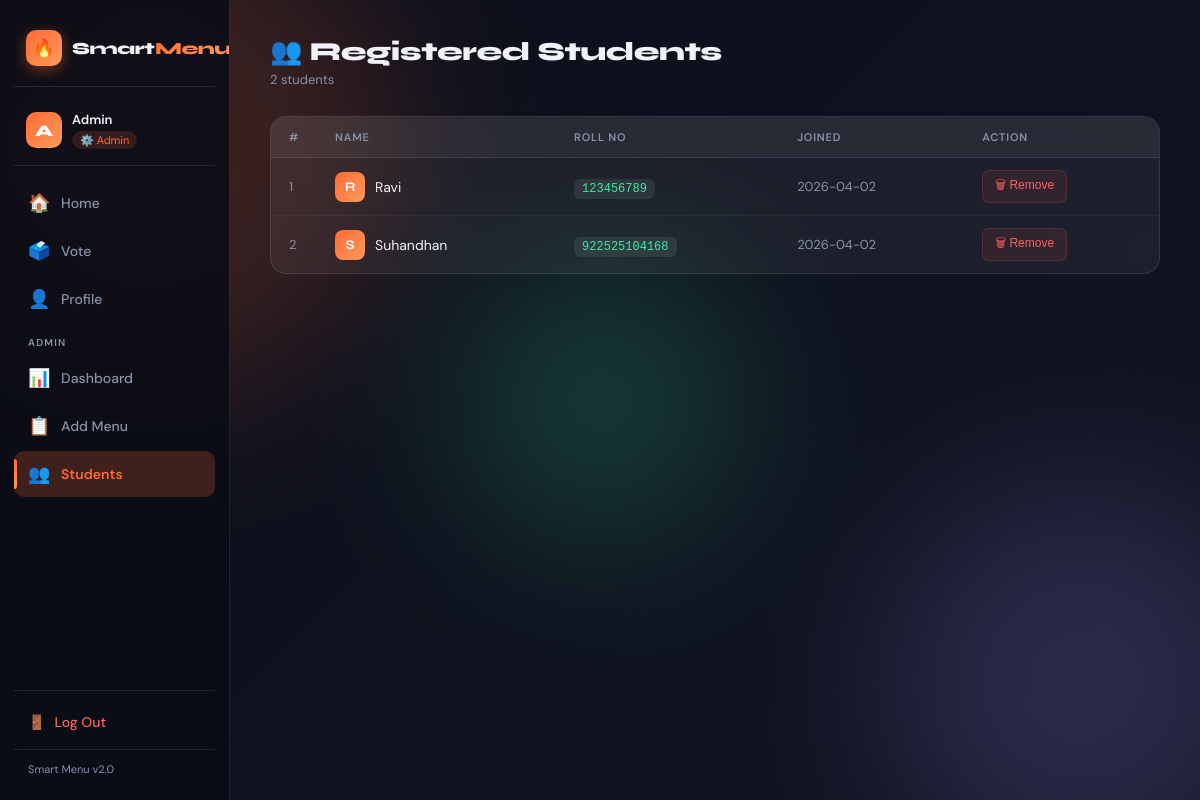
The page /admin/students (signed in) on the database its author committed.
### tables this page shows
CREATE TABLE user (
                id         INTEGER PRIMARY KEY AUTOINCREMENT,
                name       TEXT NOT NULL,
                roll_no    TEXT NOT NULL UNIQUE,
                password   TEXT NOT NULL,
                role       TEXT NOT NULL DEFAULT 'student',
                created_at TEXT DEFAULT (date('now'))
            );

### app.py (the view)
@app.route("/admin/students")
@admin_required
def admin_students():
    with get_db() as conn:
        students = conn.execute("""
            SELECT u.id, u.name, u.roll_no, u.created_at,
                   COUNT(DISTINCT v.id) AS vote_count
            FROM user u
            LEFT JOIN vote v ON v.user_id = u.id
            WHERE u.role='student'
            GROUP BY u.id ORDER BY u.name
        """).fetchall()
    return render_template("students.html", students=students)

### app.py (called while the page is built)
def get_db():
    conn = sqlite3.connect(DB)
    conn.row_factory = sqlite3.Row
    conn.execute("PRAGMA foreign_keys = ON")
    return conn

def admin_required(f):
    @functools.wraps(f)
    def d(*a, **kw):
        if "user_id" not in session:
            flash("Please log in to continue.", "warning")
            return redirect(url_for("login", next=request.path))
        if session.get("role") != "admin":
            flash("⛔ Admin access only.", "error")
            return redirect(url_for("home"))
        return f(*a, **kw)
    return d

### templates/students.html (shortened to what this page needs)
{% extends "base.html" %}
{% block content %}
<div class="page-header">
  <div>
    <h1 class="page-title">👥 Registered Students</h1>
    <p class="page-sub">{{ students|length }} student{{ 's' if students|length != 1 }}</p>
  </div>
</div>
{% if students %}
<div class="students-table-wrap">
  <table class="students-table">
    <thead>
      <tr>
        <th>#</th>
        <th>Name</th>
        <th>Roll No</th>
        <th>Joined</th>
        <th>Action</th>
      </tr>
    </thead>
    <tbody>
      {% for s in students %}
      <tr>
        <td class="td-num">{{ loop.index }}</td>
        <td>
          <div class="student-row">
            <div class="student-avatar">{{ s.name[0]|upper }}</div>
            {{ s.name }}
          </div>
        </td>
        <td><code class="roll-code">{{ s.roll_no }}</code></td>
        <td class="td-muted">{{ s.created_at or '—' }}</td>
        <td>
          <form method="POST" action="{{ url_for('delete_student', uid=s.id) }}"
                onsubmit="return confirm('Remove {{ s.name }}?')">
            <button type="submit" class="del-btn">🗑 Remove</button>
          </form>
        </td>
      </tr>
      {% endfor %}
    </tbody>
  </table>
</div>
{% else %}
<div class="empty-state">
  <div class="empty-icon">👤</div>
  <h3>No students registered yet</h3>
  <p>Share the registration link with your students.</p>
</div>
{% endif %}
{% endblock %}

### static/css/style.css (style rules this page uses)
*, *::before, *::after { box-sizing: border-box; margin: 0; padding: 0; }
:root { --bg-from: #0d0f1a; --bg-to: #111827; --glass: rgba(255,255,255,0.06); --glass-hov: rgba(255,255,255,0.10); --glass-bdr: rgba(255,255,255,0.10); --text: #f0f2f8; --muted: #8892aa; --surface: rgba(255,255,255,0.05); --accent: #ff6b35; --accent2: #ff9a5c; --glow: rgba(255,107,53,0.22); --c-orange: #ff6b35; --c-yellow: #f7c948; --c-green: #3de8a0; --c-purple: #a78bfa; --sidebar-w: 230px; --sidebar-bg: rgba(10,12,22,0.85); --t: 0.22s ease; }
html { scroll-behavior: smooth; }
body { font-family: 'DM Sans', sans-serif; background: var(--bg-from); color: var(--text); min-height: 100vh; display: flex; overflow-x: hidden; position: relative; }
.page-header { display: flex; align-items: flex-start; justify-content: space-between; margin-bottom: 28px; flex-wrap: wrap; gap: 12px; }
.page-title { font-family: 'Syne', sans-serif; font-size: 26px; font-weight: 800; letter-spacing: -0.5px; line-height: 1.2; }
.page-sub { font-size: 13px; color: var(--muted); margin-top: 4px; }

### static/css/auth.css (style rules this page uses)
.students-table-wrap { background: var(--glass); backdrop-filter: blur(16px); border: 1px solid var(--glass-bdr); border-radius: 16px; overflow: hidden; }
.students-table { width: 100%; border-collapse: collapse; font-size: 14px; }
.students-table thead tr { background: rgba(255,255,255,0.05); border-bottom: 1px solid var(--glass-bdr); }
.students-table th { padding: 13px 18px; text-align: left; font-size: 11px; text-transform: uppercase; letter-spacing: .8px; color: var(--muted); font-weight: 600; }
.students-table td { padding: 12px 18px; border-bottom: 1px solid rgba(255,255,255,0.04); vertical-align: middle; }
.students-table tbody tr:last-child td { border-bottom: none; }
.td-num { color: var(--muted); font-size: 13px; width: 40px; }
.td-muted { color: var(--muted); font-size: 13px; }
.student-row { display: flex; align-items: center; gap: 10px; }
.student-avatar { width: 30px; height: 30px; border-radius: 8px; flex-shrink: 0; background: linear-gradient(135deg,var(--accent),var(--accent2)); display: flex; align-items: center; justify-content: center; font-family: 'Syne',sans-serif; font-weight: 700; font-size: 13px; color: #fff; }
.roll-code { background: rgba(255,255,255,.08); padding: 3px 8px; border-radius: 6px; font-size: 12px; font-family: monospace; color: var(--c-green); }
.del-btn { padding: 5px 12px; font-size: 12px; font-weight: 500; background: rgba(255,80,80,.1); border: 1px solid rgba(255,80,80,.2); color: #ff6060; border-radius: 7px; cursor: pointer; transition: background .18s; }

### rows shown on the page
user: name "R", name "Ravi", roll_no "123456789", created_at "2026-04-02"
user: name "S", name "Suhandhan", roll_no "922525104168", created_at "2026-04-02"

### other values the page prints
{{ session.user_name[0]|upper }} "A"
{{ session.user_name }} "Admin"
{{ students|length }} "2"
{{ 's' if students|length != 1 }} "s"
